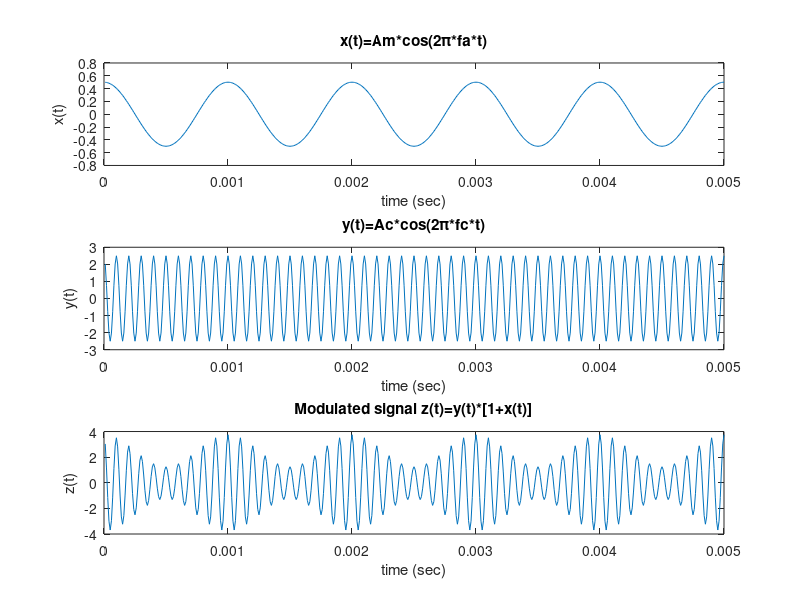

Here is the MATLAB script that generated this plot: (Note: this script raises an error after producing the figure.)

% x = Information signal
Am=0.5;
fa=1e+3;
Ta=1/fa;
dt=Ta/100;
Tw=5*Ta;
t=dt:dt:Tw;
x=Am*cos(2*pi*fa*t);
subplot(3,1,1);
plot(t,x)
title('x(t)=Am*cos(2π*fa*t)')
xlabel('time (sec)')
ylabel('x(t)')

% y = Carrier signal
Ac=2.5;
fc=10*fa;
y=Ac*cos(2*pi*fc*t);
subplot(3,1,2);
plot(t,y)
title('y(t)=Ac*cos(2π*fc*t)')
xlabel('time (sec)')
ylabel('y(t)')

% z = Modulated signal
z = x.*y + y;
subplot(3,1,3);
plot(t,z)
title('Modulated signal z(t)=y(t)*[1+x(t)]')
xlabel('time (sec)')
ylabel('z(t)')

%demod = Demodulated signal
LO=cos(2*pi*fc*t);
Signal_out=z.*LO;
demod=butterworth_filter(Signal_out, dt, 10, 1.6e3, 0);
figure
plot(t, abs(demod), 'b')
hold on
plot(t, x, 'r')
title('\color{blue}Demodulated signal d(t), \color{red}Initial signal x(t)')
xlabel('time (sec)')
ylabel('\color{blue}d(t), \color{red}x(t)')

%Demodulation, phase shift 0.1π at demodulator
LO=cos(2.1*pi*fc*t);
Signal_out=z.*LO;
demod=butterworth_filter(Signal_out, dt, 10, 1.6e3, 0);
figure
plot(t, abs(demod), 'b')
hold on
plot(t, x, 'r')
title('\color{blue}Demodulated signal d(t) (Phase shift 0.1π at demodulator), \color{red}Initial signal x(t)')
xlabel('time (sec)')
ylabel('\color{blue}d(t), \color{red}x(t)')

%Demodulation, phase shift π at demodulator
LO=cos(3*pi*fc*t);
Signal_out=z.*LO;
demod=butterworth_filter(Signal_out, dt, 10, 1.6e3, 0);
figure
plot(t, abs(demod), 'b')
hold on
plot(t, x, 'r')
title('\color{blue}Demodulated signal d(t) (Phase shift π at demodulator), \color{red}Initial signal x(t)')
xlabel('time (sec)')
ylabel('\color{blue}d(t), \color{red}x(t)')
